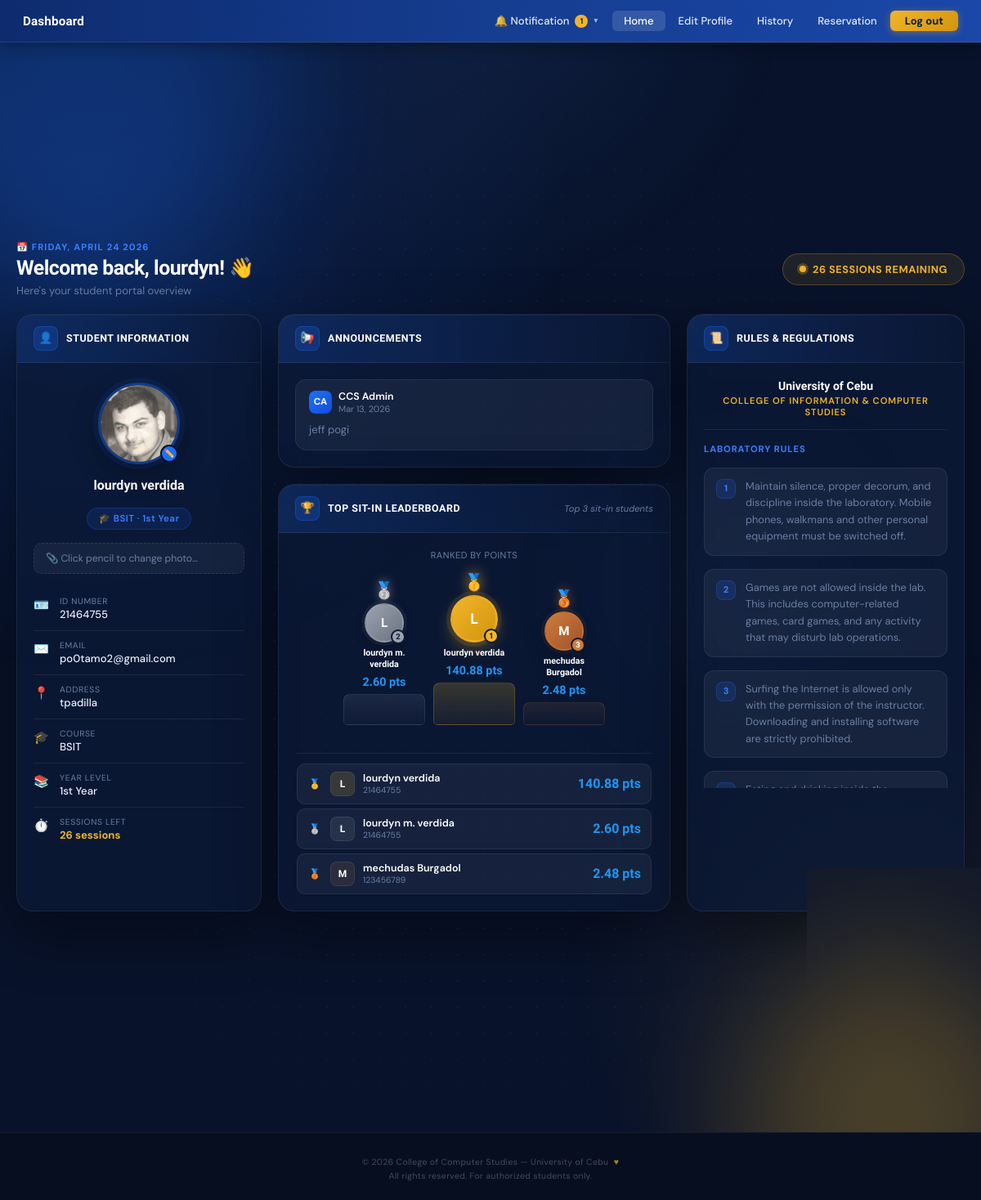
The page /dashboard.php (signed in) on the database its author committed.
### tables this page shows
CREATE TABLE `accounts` (
  `id` int(11) NOT NULL,
  `id_number` varchar(50) NOT NULL,
  `last_name` varchar(100) NOT NULL,
  `first_name` varchar(100) NOT NULL,
  `middle_name` varchar(100) DEFAULT NULL,
  `course_level` int(11) DEFAULT 1,
  `email` varchar(150) NOT NULL,
  `password` varchar(255) NOT NULL,
  `course` varchar(50) DEFAULT 'BSIT',
  `address` text DEFAULT NULL,
  `created_at` timestamp NOT NULL DEFAULT current_timestamp(),
  `profile_photo` varchar(255) DEFAULT 'register.png',
  `role` varchar(20) DEFAULT 'student',
  `remaining_sessions` int(11) DEFAULT 30
);

CREATE TABLE `announcements` (
  `id` int(11) NOT NULL,
  `admin_name` varchar(100) DEFAULT 'CCS Admin',
  `content` text DEFAULT NULL,
  `created_at` timestamp NOT NULL DEFAULT current_timestamp()
);

### dashboard.php (the view, shortened to what this page needs)
<?php
$user = $_SESSION['user_data'];
$conn = getConnection();
$announcements = [];
$annRes = $conn->query("SELECT * FROM announcements ORDER BY created_at DESC LIMIT 20");
if ($annRes) while ($row = $annRes->fetch_assoc()) $announcements[] = $row;
$sessRow = $conn->query("SELECT remaining_sessions FROM accounts WHERE id = " . intval($_SESSION['user_id']))->fetch_assoc();
$remainingSessions = $sessRow['remaining_sessions'] ?? 30;
$leaderboard = [];
$lbRes = $conn->query("
  SELECT
    s.id_number,
    s.student_name,
    ROUND(SUM(s.reward_points) * 0.6 + SUM(TIMESTAMPDIFF(MINUTE, s.created_at, s.timeout_at)) / 60.0 * 0.2 + SUM(s.task_completed_points) * 0.2, 2) AS total_score
  FROM sit_in_records s
  WHERE s.status = 'done' AND s.timeout_at IS NOT NULL
  GROUP BY s.id_number, s.student_name
  ORDER BY total_score DESC
  LIMIT 3
");
if ($lbRes) while ($row = $lbRes->fetch_assoc()) $leaderboard[] = $row;
$myRankRow = $conn->query("
    SELECT rank_pos FROM (
        SELECT id_number, RANK() OVER (ORDER BY SUM(reward_points) * 0.6 + SUM(TIMESTAMPDIFF(MINUTE, created_at, timeout_at)) / 60.0 * 0.2 + SUM(task_completed_points) * 0.2 DESC) AS rank_pos
        FROM sit_in_records
        WHERE status = 'done' AND timeout_at IS NOT NULL
        GROUP BY id_number
    ) ranked WHERE id_number = '" . $conn->real_escape_string($user['id_number'] ?? '') . "'
");
$user        = $_SESSION['user_data'];
$id_number   = htmlspecialchars($user['id_number']    ?? '');
$first_name  = htmlspecialchars($user['first_name']   ?? '');
$course      = htmlspecialchars($user['course']       ?? '');
$year        = htmlspecialchars($user['course_level'] ?? '');
$email       = htmlspecialchars($user['email']        ?? '');
$address     = htmlspecialchars($user['address']      ?? '');
$photoFile   = !empty($user['profile_photo']) ? $user['profile_photo'] : 'register.png';
$fullName    = trim(($user['first_name'] ?? '') . ' ' . ($user['last_name'] ?? '')) ?: 'Student';
function ordinal($n) {
    $n = intval($n);
    $suffix = ['th','st','nd','rd'];
    $v = $n % 100;
    return $n . ($suffix[($v-20)%10] ?? $suffix[min($v,3)] ?? 'th');
}
$yearDisplay = $year ? ordinal($year) . ' Year' : '';
$notifCount = count($announcements);
?>
<!DOCTYPE html>
<html lang="en">
<head>
  <link rel="stylesheet" href="design.css">
</head>
<body>
<div class="scene-bg">
  <div class="orb orb-1"></div>
  <div class="orb orb-2"></div>
  <div class="orb orb-3"></div>
</div>
<header class="dash-topnav">
  <div class="dash-topnav-brand">Dashboard</div>
  <nav class="dash-topnav-links">
    <div class="tnav-dropdown">
      <button type="button">
        🔔 Notification
        <?php if ($notifCount > 0): ?>
          <span class="notif-pip"><?= $notifCount ?></span>
        <?php endif; ?>
        <span class="tnav-chevron">▼</span>
      </button>
    </div>
    <a href="#" onclick="showSection('home',this);return false;" id="nav-home" class="tnav-active">Home</a>
    <a href="#" onclick="showSection('editprofile',this);return false;" id="nav-editprofile">Edit Profile</a>
    <a href="#" onclick="showSection('history',this);return false;" id="nav-history">History</a>
    <a href="#" onclick="showSection('reservation',this);return false;" id="nav-reservation">Reservation</a>
    <a href="logout.php" class="btn-tnav-logout">Log out</a>
  </nav>
</header>
<main class="dash-main">
  <div class="dash-section active" id="sec-home">
    <div class="dash-greeting">
      <div class="greeting-left">
        <span class="greeting-eyebrow">📅 <?= date('l, F j Y') ?></span>
        <h1 class="greeting-name">Welcome back, <?= $first_name ?>! 👋</h1>
        <p class="greeting-sub">Here's your student portal overview</p>
      </div>
      <div class="greeting-session-pill">
        <span class="session-dot"></span>
        <?= $remainingSessions ?> Sessions Remaining
      </div>
    </div>
    <div class="dash-grid">
      <div class="dash-card">
        <div class="dash-card-header">
          <div class="dash-card-header-icon">👤</div>
          <span class="dash-card-header-label">Student Information</span>
        </div>
        <div class="student-body">
          <div class="avatar-wrap">
            <img src="pictures/<?= htmlspecialchars($photoFile) ?>" alt="Avatar" class="avatar-img" id="avatarImg">
            <label for="photoInput" class="avatar-badge" title="Change photo">✏️</label>
          </div>
          <div class="student-name"><?= $fullName ?></div>
          <div class="student-course-tag">🎓 <?= $course ?><?= $yearDisplay ? ' · '.$yearDisplay : '' ?></div>
          <form action="dashboard.php" method="post" enctype="multipart/form-data" style="width:100%">
            <label class="photo-upload-row" for="photoInput">
              <span class="photo-upload-label" id="photoLabel">📎 Click pencil to change photo…</span>
            </label>
          </form>
          <ul class="info-list">
            <li><span class="info-icon">🪪</span><div class="info-val"><span class="info-label">ID Number</span><span class="info-text"><?= $id_number ?></span></div></li>
            <li><span class="info-icon">✉️</span><div class="info-val"><span class="info-label">Email</span><span class="info-text"><?= $email ?></span></div></li>
            <li><span class="info-icon">📍</span><div class="info-val"><span class="info-label">Address</span><span class="info-text"><?= $address ?></span></div></li>
            <li><span class="info-icon">🎓</span><div class="info-val"><span class="info-label">Course</span><span class="info-text"><?= $course ?></span></div></li>
            <li><span class="info-icon">📚</span><div class="info-val"><span class="info-label">Year Level</span><span class="info-text"><?= $yearDisplay ?></span></div></li>
            <li><span class="info-icon">⏱️</span><div class="info-val"><span class="info-label">Sessions Left</span><span class="info-text" style="color:var(--gold);font-weight:700"><?= $remainingSessions ?> sessions</span></div></li>
          </ul>
        </div>
      </div>
      <div class="mid-col">
        <div class="dash-card" id="announceCard">
          <div class="dash-card-header">
            <div class="dash-card-header-icon">📢</div>
            <span class="dash-card-header-label">Announcements</span>
          </div>
          <div class="announce-body">
            <?php if (empty($announcements)): ?>
              <div class="announce-empty">📭 No announcements yet — check back later.</div>
            <?php else: foreach ($announcements as $ann): ?>
              <div class="announce-item">
                <div class="announce-meta">
                  <div class="announce-author">
                    <div class="announce-avatar">CA</div>
                    <div>
                      <div class="announce-name"><?= htmlspecialchars($ann['admin_name']) ?></div>
                      <div class="announce-date"><?= date('M d, Y', strtotime($ann['created_at'])) ?></div>
                    </div>
                  </div>
                </div>
                <?php if (!empty($ann['content'])): ?>
                  <div class="announce-content"><?= nl2br(htmlspecialchars($ann['content'])) ?></div>
                <?php endif; ?>
              </div>
            <?php endforeach; endif; ?>
          </div>
        </div>
        <div class="dash-card">
          <div class="dash-card-header">
            <div class="dash-card-header-icon">🏆</div>
            <span class="dash-card-header-label">Top Sit-in Leaderboard</span>
            <span style="margin-left:auto;font-size:.7rem;color:var(--text-muted);font-style:italic;">Top 3 sit-in students</span>
          </div>
          <?php if (empty($leaderboard)): ?>
            <div class="lb-body">
              <div class="lb-empty">
                <span class="lb-empty-icon">🏆</span>
                <span>No completed sit-in sessions yet.<br>Rankings will appear once students have timed out.</span>
              </div>
            </div>
          <?php else: ?>
            <div class="lb-body">
              <div class="lb-subtitle">Ranked by points</div>
              <?php
                $medals    = ['🥇','🥈','🥉'];
                $rankClass = ['lb-rank-1','lb-rank-2','lb-rank-3'];
                $podiumOrder = [];
                if (count($leaderboard) >= 2) $podiumOrder[] = 1;
                if (count($leaderboard) >= 1) $podiumOrder[] = 0;
                if (count($leaderboard) >= 3) $podiumOrder[] = 2;
              ?>
              <div class="lb-podium">
                <?php foreach ($podiumOrder as $idx): ?>
                  <?php $entry = $leaderboard[$idx]; $rankNum = $idx + 1; ?>
                  <div class="lb-podium-slot <?= $rankClass[$idx] ?>">
                    <div class="lb-crown"><?= $medals[$idx] ?></div>
                    <div class="lb-avatar">
                      <?= strtoupper(substr($entry['student_name'], 0, 1)) ?>
                      <span class="lb-badge-num"><?= $rankNum ?></span>
                    </div>
                    <div class="lb-name"><?= htmlspecialchars($entry['student_name']) ?></div>
                    <div class="lb-hours" style="font-size:0.9em;color:#2196f3;font-weight:bold;">
                      <?= number_format((float)$entry['total_score'], 2) ?> pts
                    </div>
                    <div class="lb-podium-base"></div>
                  </div>
                <?php endforeach; ?>
              </div>
              <hr class="lb-divider">
              <div class="lb-list">
                <?php
                $listColors = ['rgba(240,180,41,0.15)','rgba(156,163,175,0.12)','rgba(205,124,58,0.12)'];
                foreach ($leaderboard as $idx => $entry):
                ?>
                  <div class="lb-list-item">
                    <div class="lb-list-rank"><?= $medals[$idx] ?></div>
                    <div class="lb-list-avatar" style="background:<?= $listColors[$idx] ?? 'rgba(30,111,255,0.15)' ?>;border:1px solid rgba(255,255,255,0.08);">
                      <?= strtoupper(substr($entry['student_name'], 0, 1)) ?>
                    </div>
                    <div class="lb-list-info">
                      <div class="lb-list-name"><?= htmlspecialchars($entry['student_name']) ?></div>
                      <div class="lb-list-id"><?= htmlspecialchars($entry['id_number']) ?></div>
                    </div>
                    <div class="lb-list-stat">
                      <div class="lb-list-hours" style="font-size:1em;color:#2196f3;font-weight:bold;">
                        <?= number_format((float)$entry['total_score'], 2) ?> pts
                      </div>
                    </div>
                  </div>
                <?php endforeach; ?>
              </div>
            </div>
          <?php endif; ?>
        </div>
      </div>
      <div class="dash-card">
        <div class="dash-card-header">
          <div class="dash-card-header-icon">📜</div>
          <span class="dash-card-header-label">Rules &amp; Regulations</span>
        </div>
        <div class="rules-body">
          <div class="rules-header-block">
            <div class="rules-uni">University of Cebu</div>
            <div class="rules-college">College of Information &amp; Computer Studies</div>
          </div>
          <div class="rules-section-label">Laboratory Rules</div>
          <div class="rule-item"><div class="rule-num">1</div><span>Maintain silence, proper decorum, and discipline inside the laboratory. Mobile phones, walkmans and other personal equipment must be switched off.</span></div>
          <div class="rule-item"><div class="rule-num">2</div><span>Games are not allowed inside the lab. This includes computer-related games, card games, and any activity that may disturb lab operations.</span></div>
          <div class="rule-item"><div class="rule-num">3</div><span>Surfing the Internet is allowed only with the permission of the instructor. Downloading and installing software are strictly prohibited.</span></div>
          <div class="rule-item"><div class="rule-num">4</div><span>Eating and drinking inside the laboratory are strictly prohibited to maintain cleanliness and protect equipment.</span></div>
        </div>
      </div>
    </div>
  </div>
</main>
<?php include 'footer.php'; ?>
</body>
</html>

### footer.php (shortened to what this page needs)
<footer class="site-footer" role="contentinfo">
  <div class="footer-inner">
    <p class="footer-copy">
      &copy; <?= date('Y') ?> College of Computer Studies &mdash; University of Cebu &nbsp;<span>&hearts;</span><br>
      All rights reserved. For authorized students only.
    </p>
  </div>
</footer>

### design.css (style rules this page uses)
*, *::before, *::after { box-sizing: border-box; margin: 0; padding: 0; }
html { height: 100%; }
:root { --navy: #08122a; --navy-card: #0c1a36; --navy-border: rgba(255,255,255,0.07); --blue: #1e6fff; --blue-soft: #3d7fff; --gold: #f0b429; --text: #e8edf8; --text-muted: #6b7fa3; --error: #f87171; --success-c: #34d399; --input-bg: rgba(255,255,255,0.05); --input-border: rgba(255,255,255,0.1); --input-focus: rgba(30,111,255,0.5); --shadow-card: 0 24px 72px rgba(0,0,0,0.45), 0 1px 0 rgba(255,255,255,0.05) inset; }
html, body { min-height: 100vh; }
body { font-family: 'DM Sans', sans-serif; background: var(--navy); color: var(--text); display: flex; flex-direction: column; overflow-x: hidden; }
main { flex: 1; position: relative; z-index: 1; display: flex; align-items: center; justify-content: center; padding: 40px 20px; }
.scene-bg { position: fixed; inset: 0; z-index: 0; overflow: hidden; }
.scene-bg::before { content: ''; position: absolute; inset: 0; background: radial-gradient(ellipse 80% 60% at 10% 20%, rgba(30,111,255,0.18) 0%, transparent 60%), radial-gradient(ellipse 60% 50% at 90% 80%, rgba(240,180,41,0.08) 0%, transparent 55%), radial-gradient(ellipse 50% 40% at 50% 0%, rgba(77,143,255,0.1) 0%, transparent 60%); }
.scene-bg::after { content: ''; position: absolute; inset: 0; background-image: radial-gradient(circle, rgba(255,255,255,0.06) 1px, transparent 1px); background-size: 32px 32px; mask-image: radial-gradient(ellipse at center, black 30%, transparent 80%); -webkit-mask-image: radial-gradient(ellipse at center, black 30%, transparent 80%); }
.orb { position: absolute; border-radius: 50%; filter: blur(80px); opacity: 0.25; animation: drift 16s ease-in-out infinite; }
.orb-1 { width: 500px; height: 500px; background: #1e6fff; top: -150px; left: -150px; animation-duration: 18s; }
.orb-2 { width: 380px; height: 380px; background: #f0b429; bottom: -100px; right: -80px; animation-delay: -8s; animation-duration: 14s; }
.orb-3 { width: 260px; height: 260px; background: #4d8fff; top: 40%; right: 15%; opacity: 0.12; animation-delay: -4s; }
.site-footer { background: #060e1f; border-top: 1px solid rgba(255,255,255,0.06); padding: 28px 24px 20px; position: relative; z-index: 10; }
.footer-inner { max-width: 1200px; margin: 0 auto; display: flex; flex-direction: column; align-items: center; gap: 14px; }
.footer-copy { font-size: 10.5px; color: rgba(255,255,255,0.25); letter-spacing: 0.03em; text-align: center; line-height: 1.6; }
.footer-copy span { color: var(--gold); opacity: 0.7; }

### footer.php (style rules this page uses)
.site-footer { background: #060e1f; border-top: 1px solid rgba(255,255,255,0.06); padding: 28px 24px 20px; position: relative; z-index: 10; }
.footer-inner { max-width: 1200px; margin: 0 auto; display: flex; flex-direction: column; align-items: center; gap: 14px; }
.footer-copy { font-size: 10.5px; color: rgba(255,255,255,0.25); letter-spacing: 0.03em; text-align: center; line-height: 1.6; }
.footer-copy span { color: #f0b429; opacity: 0.7; }

### rows shown on the page
accounts: remaining_sessions "26"
announcements: admin_name "CCS Admin", created_at "Mar 13, 2026", content "jeff pogi"

### other values the page prints
$notifCount "1"
$first_name "lourdyn"
$fullName "lourdyn verdida"
$course "BSIT"
$yearDisplay "1st Year"
$id_number "21464755"
$email "po0tamo2@gmail.com"
$address "tpadilla"
$medals[$idx] "🥈"
substr($entry['student_name'], 0, 1) "L"
$rankNum "2"
$entry['student_name'] "lourdyn m. verdida"
$entry['total_score'] "2.60"
$medals[$idx] "🥇"
$rankNum "1"
